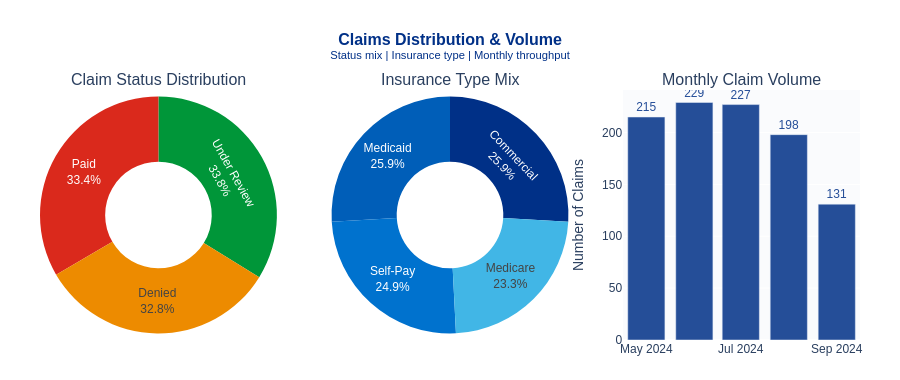

The cell this chart's notebook holds for it:
### Code cell
fig_breakdown = make_subplots(
    rows=1, cols=3,
    specs=[[{'type': 'pie'}, {'type': 'pie'}, {'type': 'bar'}]],
    subplot_titles=['Claim Status Distribution', 'Insurance Type Mix', 'Monthly Claim Volume']
)

status_counts = df['Claim Status'].value_counts()
fig_breakdown.add_trace(go.Pie(
    labels=status_counts.index.tolist(), values=status_counts.values.tolist(),
    hole=0.45, marker=dict(colors=[NHS_GREEN, NHS_RED, NHS_ORANGE]),
    textinfo='label+percent', textfont=dict(size=12, family='Arial'), showlegend=False
), row=1, col=1)

ins_counts = df['Insurance Type'].value_counts()
fig_breakdown.add_trace(go.Pie(
    labels=ins_counts.index.tolist(), values=ins_counts.values.tolist(),
    hole=0.45, marker=dict(colors=[NHS_BLUE, '#005EB8', '#0072CE', '#41B6E6']),
    textinfo='label+percent', textfont=dict(size=12, family='Arial'), showlegend=False
), row=1, col=2)

fig_breakdown.add_trace(go.Bar(
    x=monthly['month_str'], y=monthly['total'],
    marker_color=NHS_BLUE, opacity=0.85,
    text=monthly['total'], textposition='outside',
    textfont=dict(size=12, color=NHS_BLUE), showlegend=False
), row=1, col=3)

fig_breakdown.update_yaxes(title_text='Number of Claims', row=1, col=3)
fig_breakdown.update_layout(
    title=dict(
        text='<b>Claims Distribution & Volume</b><br><sup>Status mix | Insurance type | Monthly throughput</sup>',
        font=dict(size=16, color=NHS_BLUE, family='Arial'), x=0.5, xanchor='center'
    ),
    height=380, paper_bgcolor='white', plot_bgcolor='#FAFBFD',
    margin=dict(t=90, b=40, l=40, r=40), font=dict(family='Arial')
)

fig_breakdown.show()
print('✅ Distribution charts rendered')

### Figure 1 — Plotly figure (JSON) as saved in the notebook; plotly's stock layout.template omitted (floating-point values rounded to 4 significant figures)
{"data": [{"domain": {"x": [0, 0.2889], "y": [0, 1]}, "hole": 0.45, "labels": ["Under Review", "Paid", "Denied"], "marker": {"colors": ["#009639", "#DA291C", "#ED8B00"]}, "showlegend": false, "textfont": {"family": "Arial", "size": 12}, "textinfo": "label+percent", "type": "pie", "values": [338, 334, 328]}, {"domain": {"x": [0.3556, 0.6444], "y": [0, 1]}, "hole": 0.45, "labels": ["Commercial", "Medicaid", "Self-Pay", "Medicare"], "marker": {"colors": ["#003087", "#005EB8", "#0072CE", "#41B6E6"]}, "showlegend": false, "textfont": {"family": "Arial", "size": 12}, "textinfo": "label+percent", "type": "pie", "values": [259, 259, 249, 233]}, {"marker": {"color": "#003087"}, "opacity": 0.85, "showlegend": false, "text": [215.0, 229.0, 227.0, 198.0, 131.0], "textfont": {"color": "#003087", "size": 12}, "textposition": "outside", "type": "bar", "x": ["2024-05", "2024-06", "2024-07", "2024-08", "2024-09"], "xaxis": "x", "y": [215, 229, 227, 198, 131], "yaxis": "y"}], "layout": {"annotations": [{"font": {"size": 16}, "showarrow": false, "text": "Claim Status Distribution", "x": 0.1444, "xanchor": "center", "xref": "paper", "y": 1, "yanchor": "bottom", "yref": "paper"}, {"font": {"size": 16}, "showarrow": false, "text": "Insurance Type Mix", "x": 0.5, "xanchor": "center", "xref": "paper", "y": 1, "yanchor": "bottom", "yref": "paper"}, {"font": {"size": 16}, "showarrow": false, "text": "Monthly Claim Volume", "x": 0.8556, "xanchor": "center", "xref": "paper", "y": 1, "yanchor": "bottom", "yref": "paper"}], "font": {"family": "Arial"}, "height": 380, "margin": {"b": 40, "l": 40, "r": 40, "t": 90}, "paper_bgcolor": "white", "plot_bgcolor": "#FAFBFD", "title": {"font": {"color": "#003087", "family": "Arial", "size": 16}, "text": "<b>Claims Distribution & Volume</b><br><sup>Status mix | Insurance type | Monthly throughput</sup>", "x": 0.5, "xanchor": "center"}, "xaxis": {"anchor": "y", "domain": [0.7111, 1]}, "yaxis": {"anchor": "x", "domain": [0, 1], "title": {"text": "Number of Claims"}}}}
